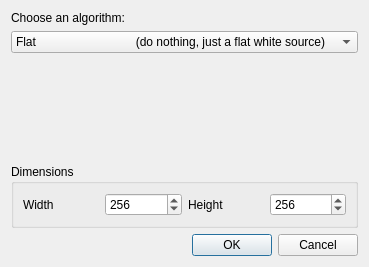
<?xml version="1.0" encoding="UTF-8"?>
<ui version="4.0">
 <class>AlgorithmSelectionDialog</class>
 <widget class="QDialog" name="AlgorithmSelectionDialog">
  <property name="geometry">
   <rect>
    <x>0</x>
    <y>0</y>
    <width>349</width>
    <height>267</height>
   </rect>
  </property>
  <property name="windowTitle">
   <string>Algorithm source creation</string>
  </property>
  <property name="windowIcon">
   <iconset resource="../icons.qrc">
    <normaloff>:/glmixer/icons/computer.png</normaloff>:/glmixer/icons/computer.png</iconset>
  </property>
  <layout class="QVBoxLayout" name="verticalLayout">
   <item>
    <widget class="QLabel" name="title">
     <property name="text">
      <string>Choose an algorithm:</string>
     </property>
    </widget>
   </item>
   <item>
    <widget class="QComboBox" name="AlgorithmComboBox">
     <item>
      <property name="text">
       <string>Flat                              (do nothing, just a flat white source)</string>
      </property>
     </item>
     <item>
      <property name="text">
       <string>Greyscale noise           (random grey per pixel)</string>
      </property>
     </item>
     <item>
      <property name="text">
       <string>Color noise                  (random color per pixel)</string>
      </property>
     </item>
     <item>
      <property name="text">
       <string>Greyscale Perlin noise (pseudo-random greyscale texture)</string>
      </property>
     </item>
     <item>
      <property name="text">
       <string>Color Perlin noise        (pseudo-random color texture)</string>
      </property>
     </item>
     <item>
      <property name="text">
       <string>Water effect               (pseudo water surface reflections)</string>
      </property>
     </item>
    </widget>
   </item>
   <item>
    <widget class="QWidget" name="previewWidget" native="true">
     <property name="sizePolicy">
      <sizepolicy hsizetype="Preferred" vsizetype="Expanding">
       <horstretch>0</horstretch>
       <verstretch>0</verstretch>
      </sizepolicy>
     </property>
    </widget>
   </item>
   <item>
    <widget class="QGroupBox" name="groupBox">
     <property name="title">
      <string>Dimensions</string>
     </property>
     <layout class="QHBoxLayout" name="horizontalLayout">
      <item>
       <widget class="QLabel" name="w">
        <property name="text">
         <string>Width</string>
        </property>
       </widget>
      </item>
      <item>
       <widget class="QSpinBox" name="widthSpinBox">
        <property name="minimum">
         <number>16</number>
        </property>
        <property name="maximum">
         <number>1024</number>
        </property>
        <property name="value">
         <number>256</number>
        </property>
       </widget>
      </item>
      <item>
       <widget class="QLabel" name="h">
        <property name="text">
         <string>Height</string>
        </property>
       </widget>
      </item>
      <item>
       <widget class="QSpinBox" name="heightSpinBox">
        <property name="minimum">
         <number>16</number>
        </property>
        <property name="maximum">
         <number>1024</number>
        </property>
        <property name="value">
         <number>256</number>
        </property>
       </widget>
      </item>
     </layout>
    </widget>
   </item>
   <item>
    <widget class="QDialogButtonBox" name="validationButtonBox">
     <property name="orientation">
      <enum>Qt::Horizontal</enum>
     </property>
     <property name="standardButtons">
      <set>QDialogButtonBox::Cancel|QDialogButtonBox::Ok</set>
     </property>
    </widget>
   </item>
  </layout>
 </widget>
 <resources>
  <include location="../icons.qrc"/>
 </resources>
 <connections>
  <connection>
   <sender>validationButtonBox</sender>
   <signal>accepted()</signal>
   <receiver>AlgorithmSelectionDialog</receiver>
   <slot>accept()</slot>
   <hints>
    <hint type="sourcelabel">
     <x>248</x>
     <y>254</y>
    </hint>
    <hint type="destinationlabel">
     <x>157</x>
     <y>274</y>
    </hint>
   </hints>
  </connection>
  <connection>
   <sender>validationButtonBox</sender>
   <signal>rejected()</signal>
   <receiver>AlgorithmSelectionDialog</receiver>
   <slot>reject()</slot>
   <hints>
    <hint type="sourcelabel">
     <x>316</x>
     <y>260</y>
    </hint>
    <hint type="destinationlabel">
     <x>286</x>
     <y>274</y>
    </hint>
   </hints>
  </connection>
 </connections>
</ui>
